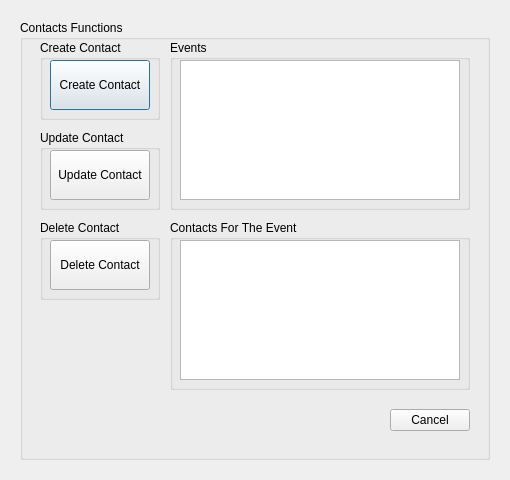
<?xml version="1.0" encoding="UTF-8"?>
<ui version="4.0">
 <class>ContactsWindow</class>
 <widget class="QDialog" name="ContactsWindow">
  <property name="geometry">
   <rect>
    <x>0</x>
    <y>0</y>
    <width>510</width>
    <height>480</height>
   </rect>
  </property>
  <property name="minimumSize">
   <size>
    <width>510</width>
    <height>480</height>
   </size>
  </property>
  <property name="maximumSize">
   <size>
    <width>510</width>
    <height>480</height>
   </size>
  </property>
  <property name="windowTitle">
   <string>Dialog</string>
  </property>
  <widget class="QGroupBox" name="ContactsFunctionsBox">
   <property name="geometry">
    <rect>
     <x>20</x>
     <y>20</y>
     <width>470</width>
     <height>440</height>
    </rect>
   </property>
   <property name="title">
    <string>Contacts Functions</string>
   </property>
   <widget class="QGroupBox" name="CreateContactBox">
    <property name="geometry">
     <rect>
      <x>20</x>
      <y>20</y>
      <width>120</width>
      <height>80</height>
     </rect>
    </property>
    <property name="title">
     <string>Create Contact</string>
    </property>
    <widget class="QPushButton" name="CreateContactButton">
     <property name="geometry">
      <rect>
       <x>10</x>
       <y>20</y>
       <width>100</width>
       <height>50</height>
      </rect>
     </property>
     <property name="text">
      <string>Create Contact</string>
     </property>
    </widget>
   </widget>
   <widget class="QGroupBox" name="UpdateContactBox">
    <property name="geometry">
     <rect>
      <x>20</x>
      <y>110</y>
      <width>120</width>
      <height>80</height>
     </rect>
    </property>
    <property name="title">
     <string>Update Contact</string>
    </property>
    <widget class="QPushButton" name="UpdateContactButton">
     <property name="geometry">
      <rect>
       <x>10</x>
       <y>20</y>
       <width>100</width>
       <height>50</height>
      </rect>
     </property>
     <property name="text">
      <string>Update Contact</string>
     </property>
    </widget>
   </widget>
   <widget class="QGroupBox" name="DeleteContactBox">
    <property name="geometry">
     <rect>
      <x>20</x>
      <y>200</y>
      <width>120</width>
      <height>80</height>
     </rect>
    </property>
    <property name="title">
     <string>Delete Contact</string>
    </property>
    <widget class="QPushButton" name="DeleteContactButton">
     <property name="geometry">
      <rect>
       <x>10</x>
       <y>20</y>
       <width>100</width>
       <height>50</height>
      </rect>
     </property>
     <property name="text">
      <string>Delete Contact</string>
     </property>
    </widget>
   </widget>
   <widget class="QGroupBox" name="EventsBox">
    <property name="geometry">
     <rect>
      <x>150</x>
      <y>20</y>
      <width>300</width>
      <height>170</height>
     </rect>
    </property>
    <property name="title">
     <string>Events</string>
    </property>
    <widget class="QTableView" name="EventsTableView">
     <property name="geometry">
      <rect>
       <x>10</x>
       <y>20</y>
       <width>280</width>
       <height>140</height>
      </rect>
     </property>
    </widget>
   </widget>
   <widget class="QGroupBox" name="ContactsForTheEventBox">
    <property name="geometry">
     <rect>
      <x>150</x>
      <y>200</y>
      <width>300</width>
      <height>170</height>
     </rect>
    </property>
    <property name="title">
     <string>Contacts For The Event</string>
    </property>
    <widget class="QTableView" name="ContactsForTheEventTableView">
     <property name="geometry">
      <rect>
       <x>10</x>
       <y>20</y>
       <width>280</width>
       <height>140</height>
      </rect>
     </property>
    </widget>
   </widget>
   <widget class="QWidget" name="horizontalLayoutWidget">
    <property name="geometry">
     <rect>
      <x>20</x>
      <y>380</y>
      <width>430</width>
      <height>40</height>
     </rect>
    </property>
    <layout class="QHBoxLayout" name="HorizontalLayout">
     <item>
      <spacer name="HorizontalSpacer">
       <property name="orientation">
        <enum>Qt::Horizontal</enum>
       </property>
       <property name="sizeHint" stdset="0">
        <size>
         <width>40</width>
         <height>20</height>
        </size>
       </property>
      </spacer>
     </item>
     <item>
      <widget class="QPushButton" name="CancelButton">
       <property name="text">
        <string>Cancel</string>
       </property>
      </widget>
     </item>
    </layout>
   </widget>
  </widget>
 </widget>
 <resources/>
 <connections/>
</ui>
